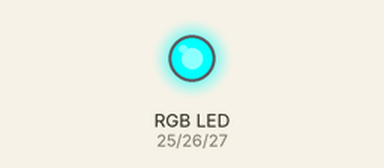
Bench run of a program on a simulated ESP32. On the bench: an RGB LED mixed from three pins (HIGH = lit). What the program prints to the serial monitor is not drawn.

Above: at 0.7 s.
At 2.2 s:
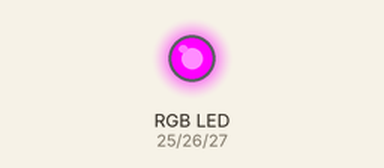
At 3.7 s:
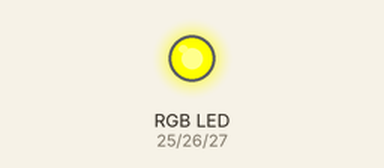
Timing chart, 0 to 5.9 s (numbered marks = the images above):
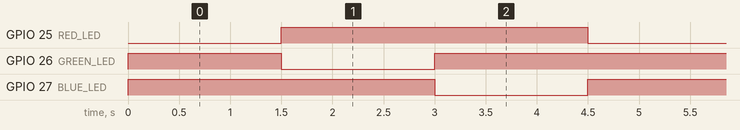

The program:

main.cpp
```cpp
/*
  TITLE: Program to TURN ON/OFF LED using Timer Interrupt
  Author: David Elmo Ross
  Date:   March 3rd, 2025
  Description:  This program will use a TIMER INTERRUPT to change
                the colours on the RGB LED from RED to GREEN to BLUE
                continuously every 1.5 seconds.
                You will notice that in the LOOP() code there is nothing
                to change the value of count.
                A timer interrupt will do a special bit of code called
                an Interrupt service routine after a specified amount
                of time has passed.
                void COUNTER() is the periodic interrupt Service Routine
                in this case.
                The statement up_count.attach(1.5,COUNTER) makes sure that
                the COUNTER periodic interrupt is executed every 1.5
                seconds, no matter what the loop() code is doing, hence
                the name interrupt.
*/

// Include Section
#include <Ticker.h>                     // include the TICKER Library
#include <Arduino.h>                    // include the Arduino Library

// DEFINE SECTION
#define RED_LED 25                        // RED Pin connected to PIN 25
#define GREEN_LED 26                      // GREEN PIN connected to PIN 26
#define BLUE_LED 27                       // BLUE PIN connected to PIN 27

// Global Variables Section
volatile short count=0;                 // set Global Variable count to 0

Ticker up_count;                        // make up_count an instance of Ticker

void COUNTER()                          // Timer Interrupt Service Routine
{
    count++;                            // increment count variable
}

void setup()
{
    Serial.begin(9600);                 // Set Baud rate to 9600
    up_count.attach(1.5, COUNTER);      // Calls COUNT Interrupt service routine every 1.5 second
                                        // after 1.5 seconds, no matter which instruction was
                                        // about to be executed, the COUNTER IRQ code gets
                                        // executed, which adds 1 to the GLOBAL variable count
    pinMode(RED_LED, OUTPUT);           // set RED_LED output pin to output
    pinMode(GREEN_LED, OUTPUT);         // set GREEN_LED output pin to output
    pinMode(BLUE_LED, OUTPUT);          // set BLUE_LED output pin to output
    digitalWrite(RED_LED,1);            // shut off the RED LED
    digitalWrite(GREEN_LED,1);          // shut off GREEN LED
    digitalWrite(BLUE_LED,1);           // shut off BLUE LED
}

void loop()
{
    printf("\e[2J\e[1;35HLED is");      // Clear screen and set LED IS to (1,35)
    fflush(stdout);                     // flush output to screen
    for(;;)                             // set up endless loop
    {
      if(count==0)                      // if count is 0 turn on RED led
      {
        digitalWrite(BLUE_LED,HIGH);    // turn OFF BLUE_LED
        digitalWrite(RED_LED,LOW);      // turn ON RED_LED
      }
      else
      if(count==1)                      // of count == 1
      {
        digitalWrite(RED_LED,HIGH);     // turn OFF RED_LED
        digitalWrite(GREEN_LED,LOW);    // turn ON GREEN_LED
      }
      else
      if(count==2)                      // if count == 2
      {
        digitalWrite(GREEN_LED,HIGH);   // turn OFF GREEN_LED
        digitalWrite(BLUE_LED,LOW);     // turn ON BLUE_LIGHT
      }
      else                              // if count > 2 then reset
      {                                 // count to 0
         count=0;
      }
    }
}
```

Measured:
- by itself, GPIO 25 (RED_LED), GPIO 26 (GREEN_LED), GPIO 27 (BLUE_LED): alternates HIGH for 3.0 s and LOW for 1.5 s
